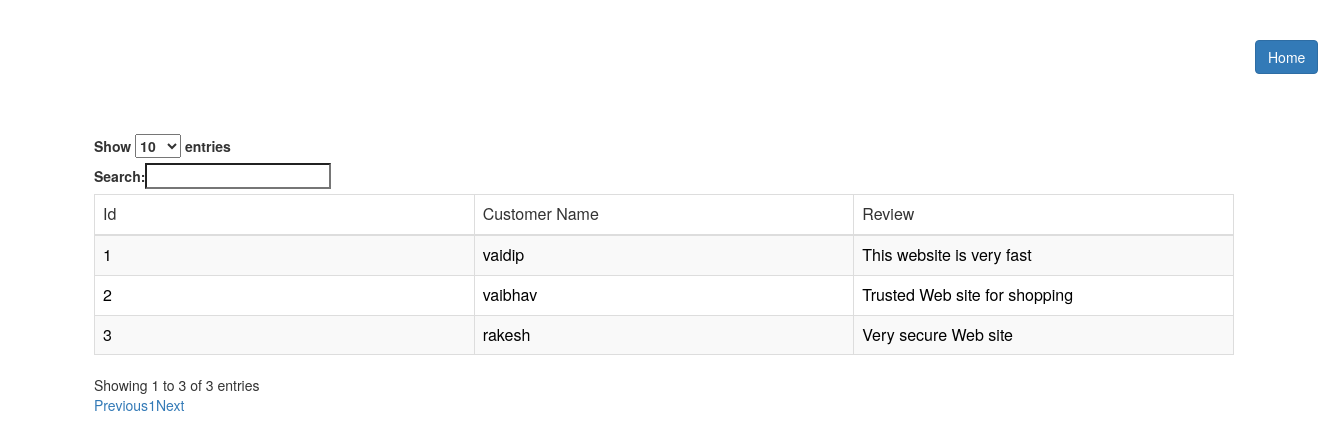
Screenshot of /view_feedback.php with the database file from the repository.
### tables this page shows
CREATE TABLE `tbl_feedback` (
  `id` int(11) NOT NULL,
  `uid` int(11) NOT NULL,
  `review` varchar(250) NOT NULL
);

CREATE TABLE `tbl_registration` (
  `user_id` int(4) NOT NULL,
  `name` varchar(50) NOT NULL,
  `contact_no` bigint(10) NOT NULL,
  `email_id` varchar(50) NOT NULL,
  `password` varchar(12) NOT NULL,
  `address` varchar(50) NOT NULL,
  `city` varchar(20) NOT NULL,
  `state` varchar(20) NOT NULL,
  `pincode` int(6) NOT NULL,
  `status` int(11) NOT NULL
);

### view_feedback.php (the view, shortened to what this page needs)
<?php
include 'db.php';
 $select = "select f.id,f.review, u.name from tbl_feedback as f inner join tbl_registration as u on f.uid = u.user_id";
        $result = mysqli_query($con, $select);
?>
        <div class="row">
                       <a href="demo.php" class="btn btn-primary" style="margin-left:1270px;">Home</a>
        </div>
           <link rel="stylesheet" href="https://maxcdn.bootstrapcdn.com/bootstrap/3.3.6/css/bootstrap.min.css"/>
            <link rel="stylesheet" href="https://cdn.datatables.net/1.10.12/css/dataTables.bootstrap.min.css" />
      <div class="row" width="100">
           <br /><br />
           <div class="container">
                <br />
                <div class="table-responsive">
                     <table id="employee_data" class="table table-striped table-bordered">
                          <thead>
                               <tr>
                                    <td style="width:100px;">Id</td>
                                    <td style="width:100px;">Customer Name</td>
                                    <td style="width:100px;">Review</td>
                               </tr>
                          </thead>
                                    <tbody>
                                            <?php
                                            while($rows=mysqli_fetch_array($result))
                                            {
                                                    ?>
                                                    <tr>
                                                        <td style="color: black;"><?php echo $rows['id'];?></td>
                                                        <td style="color: black;"><?php echo $rows['name'];?></td>
                                                        <td style="color: black;"><?php echo $rows['review'];?></td>
                                                    </tr>
                                                    <?php
                                                        }
                                                    ?>
                                    </tbody>
                     </table>
                </div>
            </div>
        </div>

### rows the page displays
tbl_feedback: id "1", uid.name "vaidip", review "This website is very fast"
tbl_feedback: id "2", uid.name "vaibhav", review "Trusted Web site for shopping"
tbl_feedback: id "3", uid.name "rakesh", review "Very secure Web site"
